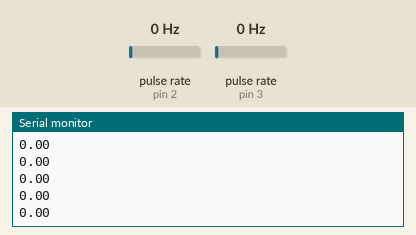
Recording of a sketch running on a simulated Arduino Uno, built with avr-gcc and run on an emulated ATmega328P. Parts: the last lines printed to the serial monitor. Wiring (inferred from the names in the program): 2 × pulse sensor: data pin 2 / data pin 3. Inputs (shaded band) come from the test bench; at power-on: pulse rate (sensors on pin 2, pin 3) 0 Hz.

Above: at 1.2 s.
1.3 s: pulse rate (sensor on pin 2) set to 4 Hz
At 1.58 s:
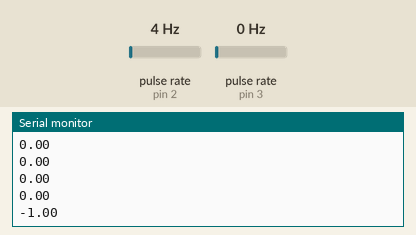
2.8 s: pulse rate (sensor on pin 3) set to 50 Hz
At 2.89 s:
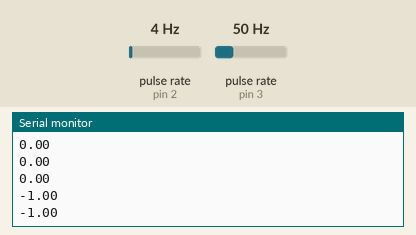
4.3 s: pulse rate (sensor on pin 2) set to 150 Hz
At 4.3 s:
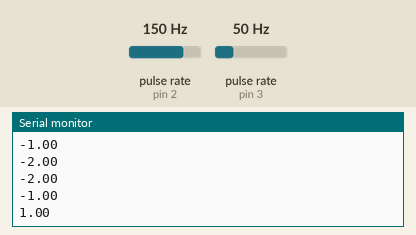
5.8 s: pulse rate (sensor on pin 3) set to 4 Hz
At 5.81 s:
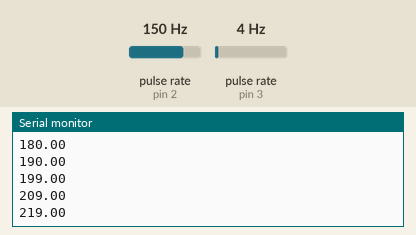
Timing chart, 0 to 8.3 s (numbered marks = the images above; inputs shaded):
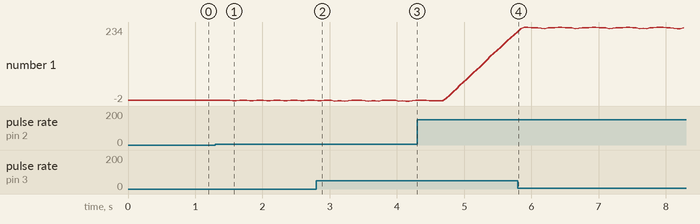

Measured:
- after the input at 1.3 s, the serial monitor: prints a new line after 0.26 s (image 1)
- plotted number 1: 0 → 1 after the input at 2.8 s, 1 → 219 after the input at 4.3 s, 219 → 231 after the input at 5.8 s

The sketch:

RotaryEncoder_Reader.ino
```cpp
// Interrupt and Rotary encoder
// Arduino UNO has 2 interrupt pins, D2, D3
#include <PinChangeInt.h>
#define SERIAL_BAUD 9600
int encoderPin1 = 2; // interrupt 0
int encoderPin2 = 3; // interrupt 1

// rotary encoders
volatile long LastEncoded = 0;
volatile long encoderValue = 0;
float encoderOuput = 0;

void updateEncoder() {
  long MSB = digitalRead(encoderPin1); //MSB = most significant bit
  long LSB = digitalRead(encoderPin2); //LSB = least significant bit
  long encoded = (MSB << 1) | LSB; //converting the 2 pin value to single number
  long sum  = (LastEncoded << 2) | encoded; //adding it to the previous encoded value
  if(sum == 0b1101 || sum == 0b0100 || sum == 0b0010 || sum == 0b1011) encoderValue --;
  if(sum == 0b1110 || sum == 0b0111 || sum == 0b0001 || sum == 0b1000) encoderValue ++;
  LastEncoded = encoded; //store this value for next time
}

void setup()
{
  Serial.begin(SERIAL_BAUD);

  // rotary encoder setup
  pinMode(encoderPin1, INPUT);
  pinMode(encoderPin2, INPUT);
  digitalWrite(encoderPin1, HIGH); //turn pullup resistor on
  digitalWrite(encoderPin2, HIGH); //turn pullup resistor on
  //call updateEncoder() when any high/low changed seen
  attachInterrupt(digitalPinToInterrupt(encoderPin1), updateEncoder, CHANGE);
  attachInterrupt(digitalPinToInterrupt(encoderPin2), updateEncoder, CHANGE);
}
void loop()
{
//  Uncomment below to check values of PID
  Serial.println(encoderOuput);
  encoderOuput = encoderValue;
  delay(50);
}
```
